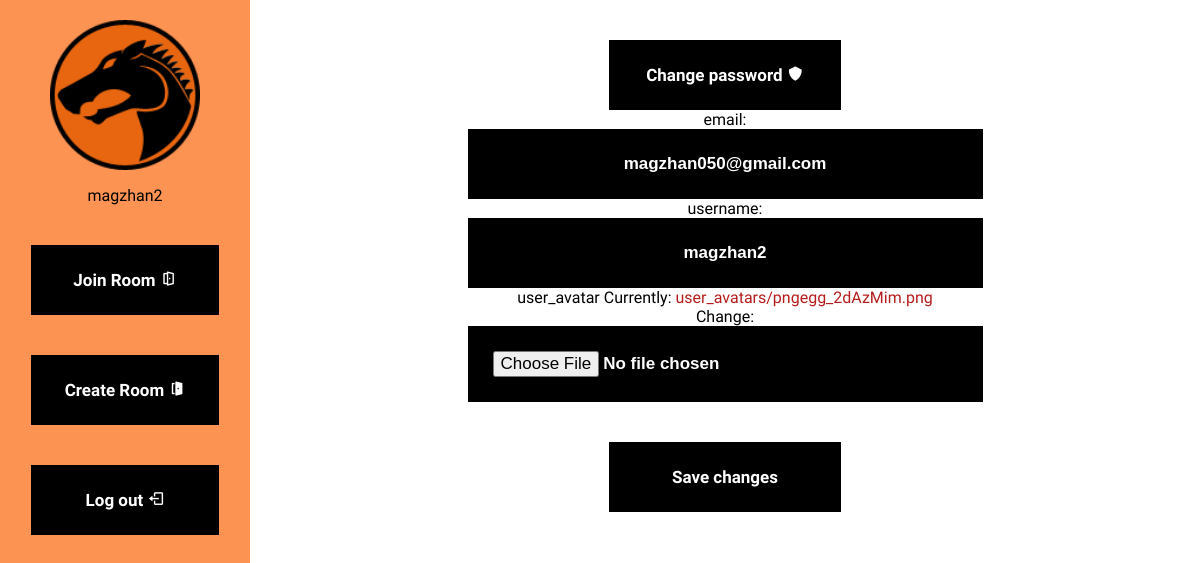
Page /profile/change/ (signed in) on the earlier database version.
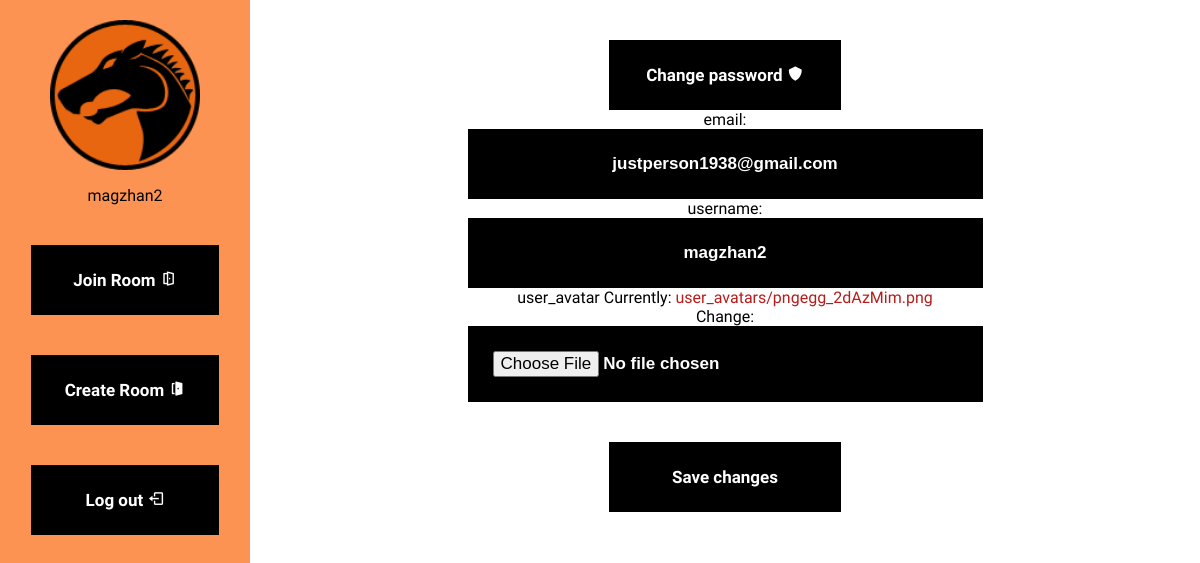
Same page on the later database version.
### game/models.py (models this page shows, shortened)
class CustomUser(AbstractUser):
    user_avatar = models.ImageField(upload_to="user_avatars", default='NULL')

### game/views.py (the view)
# urls.py: path('profile/change/', views.user_profile, name='profile_change'),
def user_profile(request):
    if request.user.is_authenticated:
        if request.method == 'POST':
            form = CustomUserChangeForm(request.POST, instance=request.user)
            if form.is_valid():
                form.save()
        else:
            form = CustomUserChangeForm(instance=request.user)
        form = CustomUserChangeForm(instance=request.user)
        return render(request, 'profile_reset.html', {'form': form})
    else:
        return redirect('/profile/')

### game/forms.py
class CustomUserChangeForm(UserChangeForm):
    class Meta(UserChangeForm.Meta):
        model = CustomUser
        fields = ('email','username', 'user_avatar')

### game/templates/profile_reset.html (shortened to what this page needs)
{% extends 'user_page.html' %}
{% block password_reset %}
<form method="post" enctype="multipart/form-data">
    <label for="">email:</label>
    {{form.email}}
    <label for="">username:</label>
    {{form.username}}
    <label for="">user_avatar</label>
    {{form.user_avatar}}
    <button type="submit">Save changes</button>
</form>
{% endblock password_reset %}

### game/templates/user_page.html (shortened to what this page needs)
<!DOCTYPE html>
<html lang="en" dir="ltr">
  <head>
    {% load static %}
    <link rel="stylesheet" href="{% static 'css/side-nav.css' %}">
    <link href='https://unpkg.com/boxicons@2.1.2/css/boxicons.min.css' rel='stylesheet'>
  </head>
  <body>
    <div class="sidenav">
      <div class="user">
        <a href="{% url 'game:profile' %}"><img src="{{user.user_avatar.url}}" alt="" width="150" height="150"></a>
        <p>{{ user.username }}</p>
      </div>
      <div class="options">
        <button>Join Room <i class='bx bx-door-open icon'></i></button>
        <button>Create Room <i class='bx bxs-door-open' ></i></button>
        <a href="{% url 'logout' %}"><button>Log out <i class='bx bx-log-out' ></i></button></a>
      </div>
    </div>
    <div class="rightside">
      {% block password %}<a href="{% url 'game:password_change' %}"><button type="button" name="button">Change password <i class='bx bxs-shield'></i></button></a>{% endblock password %}
      {% block password_reset %}
      {% endblock password_reset %}
    </div>
  </body>
</html>

### game/static/css/side-nav.css (style rules this page uses)
body { margin:0; padding:0; font-family: 'Coming Soon'; background: white; min-height: 100vh; }
.sidenav { height: 100%; width: 250px; position: fixed; z-index: 1; top: 0; left: 0; background-color: #FD9352; overflow-x: hidden; padding-top: 20px; }
.rightside { margin-left: 250px; padding: 0px 10px; text-align:center; }
.user { margin: auto; }
.user img { display: block; margin-left: auto; margin-right: auto; }
.user p { text-align: center; }
a { text-decoration: none; color: #b61c1c; }
.options button { width: 75%; padding: 25px; background: #000000; font-family: 'Coming Soon'; border: none; font-size: 17px; font-weight: 600; color: #fff; margin:0 auto; display:block; margin-top: 40px; }
.rightside button { width: 25%; padding: 25px; font-family: 'Coming Soon'; background: #000000; border: none; font-size: 17px; font-weight: 600; color: #fff; margin:0 auto; display:block; margin-top: 40px; }
.rightside input { width: 50%; padding: 25px; background: #000000; border: none; text-align:center; font-size: 17px; font-weight: 600; color: #fff; margin:0 auto; display:block; }
input::placeholder { color: white; font-size: 1.2em; font-family: 'Coming Soon'; }

Differences in the rows shown:
changed CustomUser "magzhan2": email "magzhan050@gmail.com" → "justperson1938@gmail.com"
